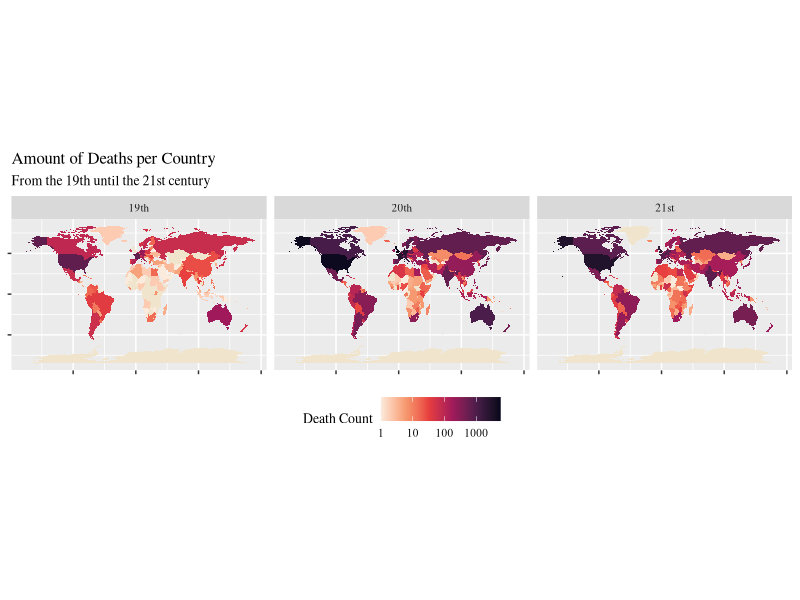
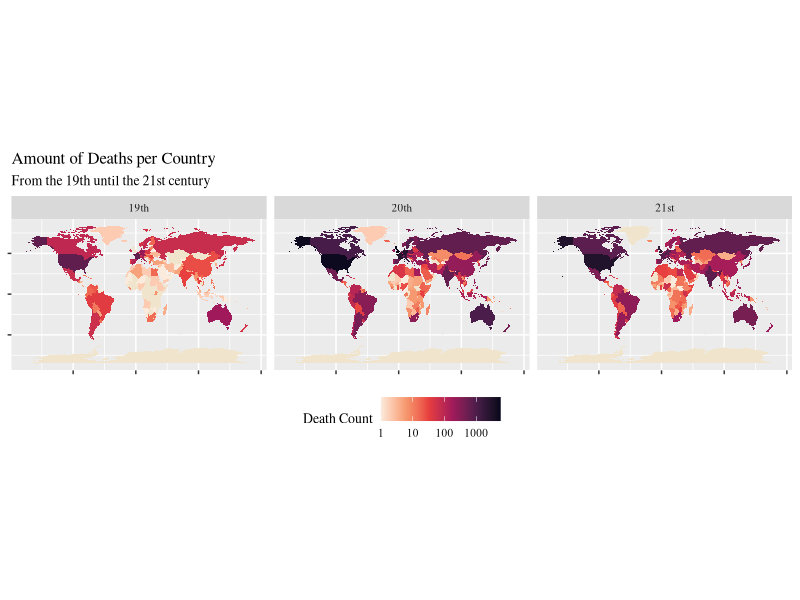

Generate these figures, in order, with R:
### Script Plotting the Map ###

#Import tidyverse and maps and reading in the data
library(tidyverse)
library(maps)

coordinates <- map_data("world")
data <- read_csv('Results/CSV/deathcount.csv')

# Filter and combine datasets 
coordinates_expanded <- coordinates |>
  expand_grid(century = c(19, 20, 21))
data_mapping <- data |>
  right_join(coordinates_expanded, by = c('region', 'century')) |>
  group_by(century) |>
  #Create a relative death count per century
  mutate(rel_deathcount = deathcount / sum(deathcount, na.rm = TRUE)) |>
  mutate(
    #Remove NA values and rename the centuries
    deathcount = replace_na(deathcount, 0),
    rel_deathcount = replace_na(rel_deathcount, 0),
    century = case_match(century,
      19 ~ "19th",
      20 ~ "20th",
      21 ~ "21st"
    ))

#Plot the figure
ggplot(data = data_mapping) +
  aes(x=long, y =lat, fill = deathcount, map_id = region) +
  geom_map(map = data_mapping) + 
  #Remove labels on axes
  scale_x_continuous(labels = NULL) +
  scale_y_continuous(labels = NULL) +
  labs(x = NULL, y = NULL) +
  #Formatting the plot
  scale_fill_viridis_c(name = 'Death Count', option = 'rocket', trans = "log10", na.value = '#f0e4ccff', 
    guide = guide_colorbar(position = "bottom"), direction = -1) +
  ggtitle('Amount of Deaths per Country', 'From the 19th until the 21st century')+
  theme(text = element_text(size = 10, family = 'serif'))+
  coord_fixed(1.3) +
  #Adding all maps to the figure
  facet_wrap('century', ncol = 3)

ggsave('Results/Figures/map_plot.pdf', height = 8, width = 19, units = "cm")
